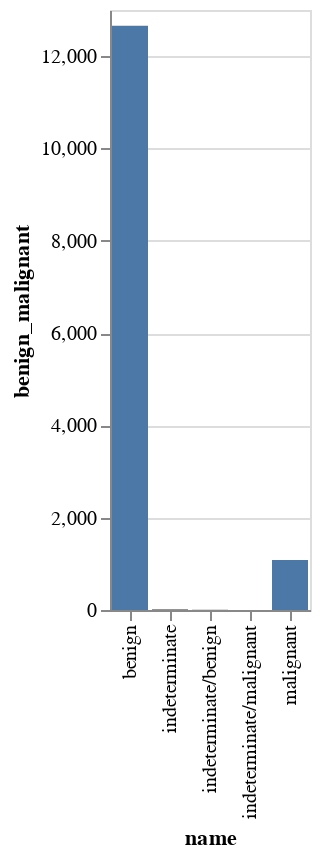

Notebook code for this chart:
### Code cell
df_mal = pd.DataFrame(df_final.benign_malignant.value_counts())
df_mal['name'] = df_mal.index
alt.Chart(df_mal).mark_bar().encode(
    x='name',
    y='benign_malignant',
    tooltip=["name","benign_malignant"]
).interactive()

### Figure 1 — Vega-Lite specification as saved in the notebook (floating-point values rounded to 4 significant figures)
{"config": {"view": {"continuousWidth": 400, "continuousHeight": 300}}, "data": {"name": "data-0a97a87faa5b66b5f557c87e5ff64eda"}, "mark": "bar", "encoding": {"tooltip": [{"type": "nominal", "field": "name"}, {"type": "quantitative", "field": "benign_malignant"}], "x": {"type": "nominal", "field": "name"}, "y": {"type": "quantitative", "field": "benign_malignant"}}, "selection": {"selector004": {"type": "interval", "bind": "scales", "encodings": ["x", "y"]}}, "$schema": "https://vega.github.io/schema/vega-lite/v4.8.1.json", "datasets": {"data-0a97a87faa5b66b5f557c87e5ff64eda": [{"benign_malignant": 12661, "name": "benign"}, {"benign_malignant": 1084, "name": "malignant"}, {"benign_malignant": 14, "name": "indeterminate"}, {"benign_malignant": 3, "name": "indeterminate/benign"}, {"benign_malignant": 2, "name": "indeterminate/malignant"}]}}
